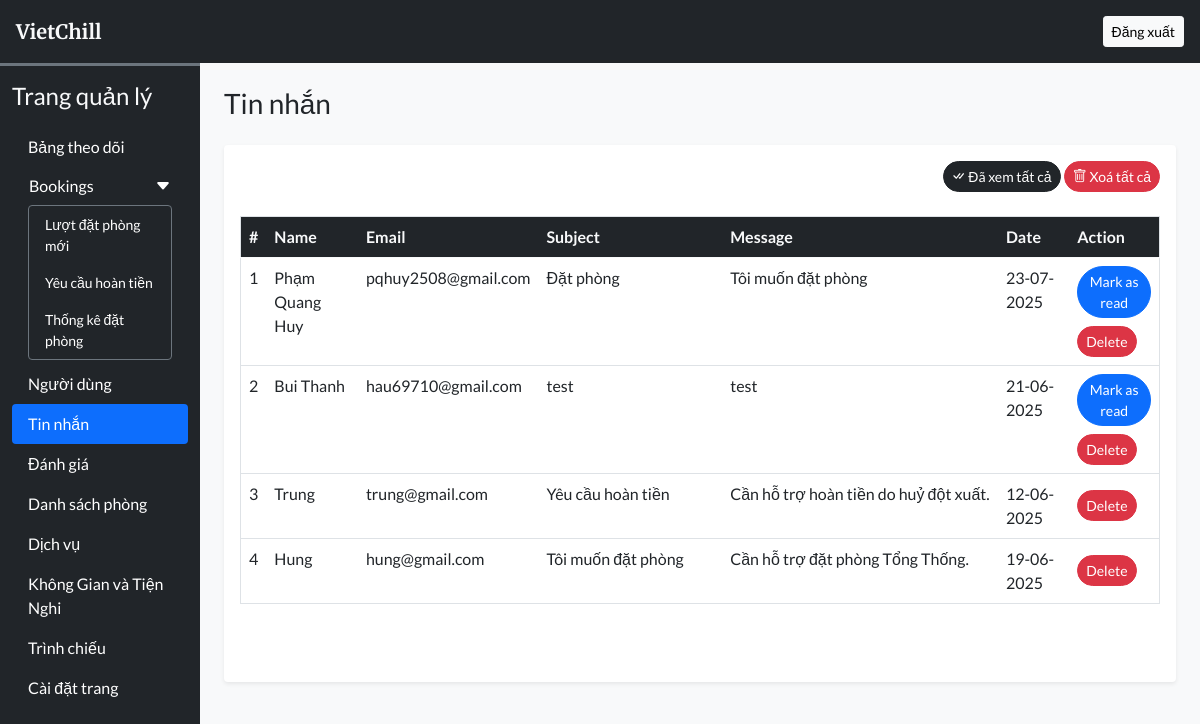
Page /admin/user_queries.php (signed in) on the committed database.
### tables this page shows
CREATE TABLE `user_queries` (
  `sr_no` int(11) NOT NULL,
  `name` varchar(50) NOT NULL,
  `email` varchar(150) NOT NULL,
  `subject` varchar(200) NOT NULL,
  `message` varchar(500) NOT NULL,
  `datentime` datetime NOT NULL DEFAULT current_timestamp(),
  `seen` tinyint(4) NOT NULL DEFAULT 0
);

### admin/user_queries.php (the view, shortened to what this page needs)
<!DOCTYPE html>
<html lang="en">
<head>
  <?php require('inc/links.php'); ?>
</head>
<body class="bg-light">
  <?php require('inc/header.php'); ?>
  <div class="container-fluid" id="main-content">
    <div class="row">
      <div class="col-lg-10 ms-auto p-4 overflow-hidden">
        <h3 class="mb-4">Tin nhắn</h3>
        <div class="card border-0 shadow-sm mb-4">
          <div class="card-body">
            <div class="text-end mb-4">
              <a href="?seen=all" class="btn btn-dark rounded-pill shadow-none btn-sm">
                <i class="bi bi-check-all"></i> Đã xem tất cả
              </a>
              <a href="?del=all" class="btn btn-danger rounded-pill shadow-none btn-sm">
                <i class="bi bi-trash"></i> Xoá tất cả
              </a>
            </div>
            <div class="table-responsive-md" style="height: 450px; overflow-y: scroll;">
              <table class="table table-hover border">
                <thead class="sticky-top">
                  <tr class="bg-dark text-light">
                    <th scope="col">#</th>
                    <th scope="col">Name</th>
                    <th scope="col">Email</th>
                    <th scope="col" width="20%">Subject</th>
                    <th scope="col" width="30%">Message</th>
                    <th scope="col">Date</th>
                    <th scope="col">Action</th>
                  </tr>
                </thead>
                <tbody>
                  <?php
                    $q = "SELECT * FROM `user_queries` ORDER BY `sr_no` DESC";
                    $data = mysqli_query($con,$q);
                    $i=1;
                    while($row = mysqli_fetch_assoc($data))
                    {
                      $date = date('d-m-Y',strtotime($row['datentime']));
                      $seen='';
                      if($row['seen']!=1){
                        $seen = "<a href='?seen=$row[sr_no]' class='btn btn-sm rounded-pill btn-primary'>Mark as read</a> <br>";
                      }
                      $seen.="<a href='?del=$row[sr_no]' class='btn btn-sm rounded-pill btn-danger mt-2'>Delete</a>";
                      echo<<<query
                        <tr>
                          <td>$i</td>
                          <td>$row[name]</td>
                          <td>$row[email]</td>
                          <td>$row[subject]</td>
                          <td>$row[message]</td>
                          <td>$date</td>
                          <td>$seen</td>
                        </tr>
                      query;
                      $i++;
                    }
                  ?>
                </tbody>
              </table>
            </div>
          </div>
        </div>
      </div>
    </div>
  </div>
</body>
</html>

### admin/css/common.css (style rules this page uses)
:root { --teal: #2ec1ac; --teal_hover: #279e8c; }
* { font-family: 'Lato', sans-serif; }

### rows in the picture
user_queries: name "Phạm Quang Huy", email "pqhuy2508@gmail.com", subject "Đặt phòng", message "Tôi muốn đặt phòng", datentime "23-07-2025"
user_queries: name "Bui Thanh", email "hau69710@gmail.com", subject "test", message "test", datentime "21-06-2025"
user_queries: name "Trung", email "trung@gmail.com", subject "Yêu cầu hoàn tiền", message "Cần hỗ trợ hoàn tiền do huỷ đột xuất.", datentime "12-06-2025"
user_queries: name "Hung", email "hung@gmail.com", subject "Tôi muốn đặt phòng", message "Cần hỗ trợ đặt phòng Tổng Thống.", datentime "19-06-2025"
